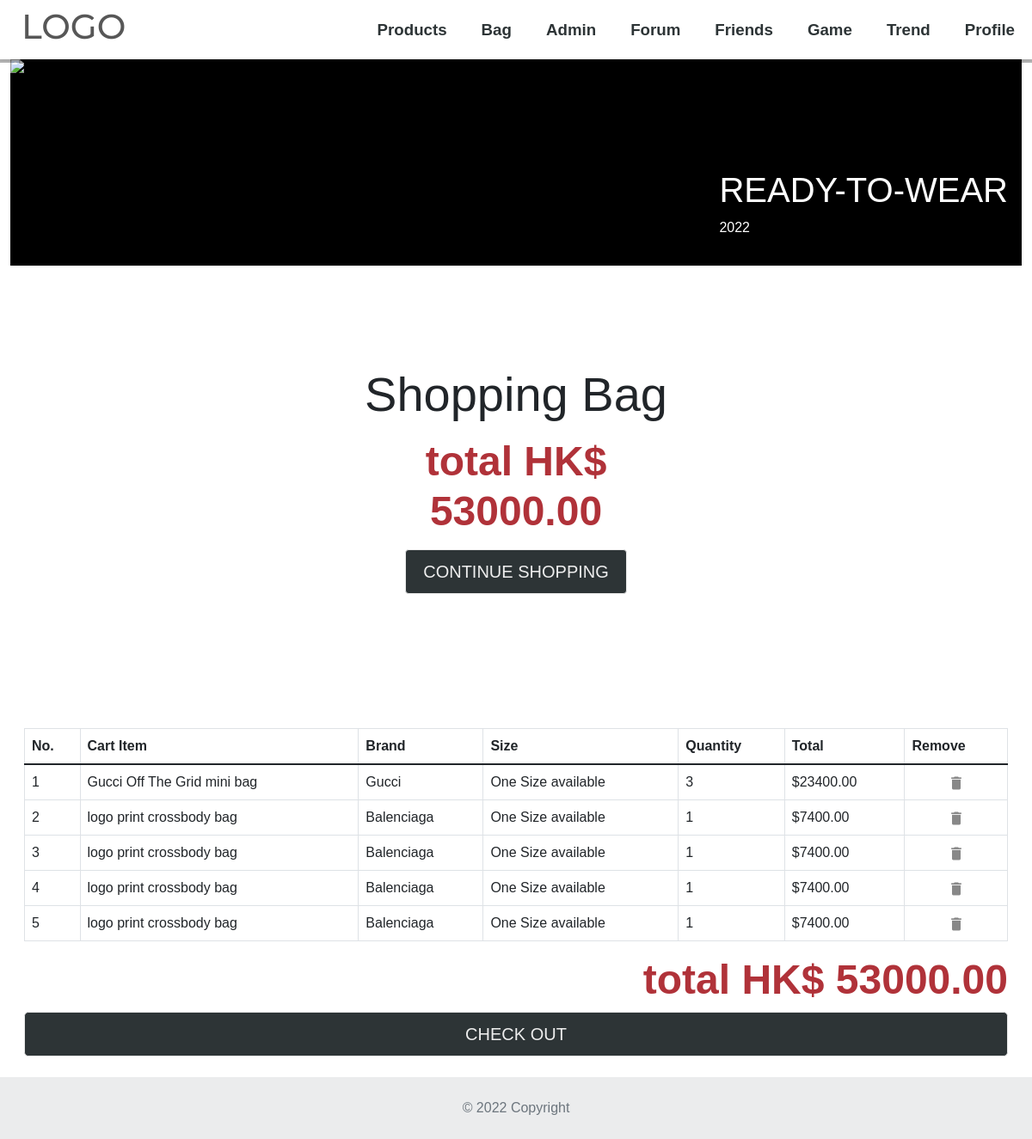
Page /shopping_bag.php (signed in) on the committed database.
### tables this page shows
CREATE TABLE `cart_list` (
  `usersId` int(11) DEFAULT NULL,
  `c_id` int(11) NOT NULL,
  `c_state` varchar(255) DEFAULT NULL,
  `p_id` int(11) NOT NULL,
  `c_quantity` int(11) DEFAULT NULL,
  `c_total` decimal(8,2) DEFAULT NULL
);

CREATE TABLE `product` (
  `p_id` int(11) NOT NULL,
  `p_brand` varchar(255) NOT NULL,
  `p_title` varchar(255) NOT NULL,
  `p_detail` varchar(255) NOT NULL,
  `p_size` varchar(255) DEFAULT NULL,
  `p_color` varchar(255) NOT NULL DEFAULT 'unique',
  `p_price` decimal(8,2) NOT NULL,
  `p_img` varchar(255) DEFAULT NULL,
  `p_stock` int(11) NOT NULL
);

### shopping_bag.php (the view, shortened to what this page needs)
<!DOCTYPE html>
<html lang="en">
<head>
    <link href="https://cdn.jsdelivr.net/npm/bootstrap@5.1.3/dist/css/bootstrap.min.css" rel="stylesheet">
    <link href="css/header.css" rel="stylesheet">
    <link href="css/footer.css" rel="stylesheet">
</head>
<body>
    <div>
        <?php
        require "header.php";
        ?>
    </div>
    <div class="container-fluid">
        <div class="row">
            <div class="temp-content">
                <?php
                $userid = $_SESSION['userid'];
                ?>
                <div id="myCarousel" class="carousel slide carousel-fade" data-bs-ride="carousel" style="padding-right: 0;padding-left:0;">
                    <div class="carousel-inner">
                        <div class="carousel-item active">
                            <img src="https://i.imgur.com/3Ixj102.jpg" class="d-block w-100">
                            <div class="carousel_container ">
                                <h1>READY-TO-WEAR</h1>
                                <p>2022</p>
                            </div>
                        </div>
                    </div>
                </div>
                <div class="position-relative overflow-hidden p-3  m-md-1 text-center">
                    <div class="col-md-5 p-lg-5 mx-auto my-5">
                        <h1 class="display-4 fw-normal">Shopping Bag</h1>
                        <p class="lead fw-normal">
                            <?php
                            require "./login-system/php/dbh.inc.php";
                            $sql = "SELECT SUM(`cart_list`.`c_total`) AS total FROM `cart_list`,`product`, `users`
                            WHERE `product`.`p_id` = `cart_list`.`p_id`
                            AND `users`.`usersId` = `cart_list`.`usersId`
                            AND `users`.`usersId` = $userid AND `cart_list`.`c_state` = 'inCart';";
                            $sql_result = $conn->query($sql);
                            while ($row = mysqli_fetch_assoc($sql_result)) {
                                if ($row["total"]  == 0) {
                                    echo "<div><h2 class='fw-bold mb-0 ' style=' font-size: 3rem; color: rgba(163, 16, 25, 0.86)'>Empty</h2></div>";
                                } else {
                                    echo "<div><h2 class='fw-bold mb-0 ' style=' font-size: 3rem; color: rgba(163, 16, 25, 0.86)'>total HK$ " . $row["total"] . "</h2></div>";
                                }
                            }
                            ?></p>
                        <a class="btn btn-outline-secondary" href="index.php">CONTINUE SHOPPING</a>
                    </div>
                </div>
                <br>
                <div class="card-body">
                    <div class="table-responsive">
                        <table class="table table-bordered" id="dataTable" width="100%" cellspacing="0">
                            <thead>
                                <tr>
                                    <th>No.</th>
                                    <th>Cart Item</th>
                                    <th>Brand</th>
                                    <th>Size</th>
                                    <th>Quantity</th>
                                    <th>Total</th>
                                    <th>Remove</th>
                                </tr>
                            </thead>
                            <tbody>
                                <?php
                                $t = 0;
                                require "./login-system/php/dbh.inc.php";
                                $sl = 0;
                                $sql = "SELECT * FROM `cart_list`,`product`, `users`
                                WHERE `product`.`p_id` = `cart_list`.`p_id`
                                AND `users`.`usersId` = `cart_list`.`usersId`
                                AND `users`.`usersId` = $userid  AND `cart_list`.`c_state` = 'inCart';";
                                $sql_result = $conn->query($sql);
                                while ($row = mysqli_fetch_array($sql_result)) {
                                    $sl++;
                                    $cid = $row['c_id'];
                                ?>
                                    <tr>
                                        <td><?php echo $sl; ?></td>
                                        <td><?php echo $row['p_title']; ?></td>
                                        <td><?php echo $row['p_brand']; ?></td>
                                        <td><?php echo $row['p_size']; ?></td>
                                        <td><?php echo $row['c_quantity']; ?></td>
                                        <td><?php echo "$" . $row['c_total']; ?></td>
                                        <?php
                                        echo "<td style=\"text-align:center;\"><a href=\"./php/remove_process.php?cid=$cid\"><img src=\"./images/icon-delete.png\"/></a></td>";
                                        ?>
                                    </tr>
                                <?php }
                                ?>
                            </tbody>
                        </table>
                        <?php
                        echo "<form action=\"pay.php\" method=\"POST\">";
                        require "./login-system/php/dbh.inc.php";
                        $sql = "SELECT SUM(`cart_list`.`c_total`) AS total FROM `cart_list`,`product`, `users`
WHERE `product`.`p_id` = `cart_list`.`p_id`
AND `users`.`usersId` = `cart_list`.`usersId`
AND `users`.`usersId` = $userid AND `cart_list`.`c_state` = 'inCart';";
                        $sql_result = $conn->query($sql);
                        while ($row = mysqli_fetch_assoc($sql_result)) {
                            if ($row["total"]  == 0) {
                                echo "<div><h2 class='fw-bold mb-0 ' style='text-align:right;  font-size: 3rem; color: rgba(163, 16, 25, 0.86)'>total HK$ 0</h2></div>";
                            } else {
                                echo "<div><h2 class='fw-bold mb-0 ' style='text-align:right;  font-size: 3rem; color: rgba(163, 16, 25, 0.86)'>total HK$ " . $row["total"] . "</h2></div>";
                            }
                            $t =  $row["total"];
                        }
                        echo "<button class='w-100 mb-2 mt-2 btn btn-lg rounded-4 btn-dark nav-color' type='submit' name='total' value=$t >CHECK OUT</button>";
                        ?>
                    </div>
                </div>
            </div>
        </div>
    </div>
    <div>
        <?php
        require "footer.php";
        ?>
    </div>
</body>
</html>

### header.css (style rules this page uses)
:root { --color: #ff5252; --t-color: #575757; --d-c: #2d3436; }
* { font-family: "Poppins", sans-serif; padding: 0; margin: 0; box-sizing: border-box; }
.btn { border: 1px solid #e9e9e9; background: var(--d-c); color: #eee; padding: 10px 20px; font-size: 20px; font-family: "Montserrat" sans-serif; cursor: pointer; transition: all 0.4s ease; }

### shopping_bag.php (style rules this page uses)
.carousel-item { height: 15rem; background: #000; color: white; position: relative; }
.carousel_container { margin: 1rem; position: absolute; bottom: 0; right: 0; }

### rows in the picture
cart_list: p.p_title "Gucci Off The Grid mini bag", p.p_brand "Gucci", p.p_size "One Size available", c_quantity "3", c_total "23400.00"
cart_list: p.p_title "logo print crossbody bag", p.p_brand "Balenciaga", p.p_size "One Size available", c_quantity "1", c_total "7400.00"
cart_list: p.p_title "logo print crossbody bag", p.p_brand "Balenciaga", p.p_size "One Size available", c_quantity "1", c_total "7400.00"
cart_list: p.p_title "logo print crossbody bag", p.p_brand "Balenciaga", p.p_size "One Size available", c_quantity "1", c_total "7400.00"
cart_list: p.p_title "logo print crossbody bag", p.p_brand "Balenciaga", p.p_size "One Size available", c_quantity "1", c_total "7400.00"

### other values in the picture
$row["total"] "53000.00"
